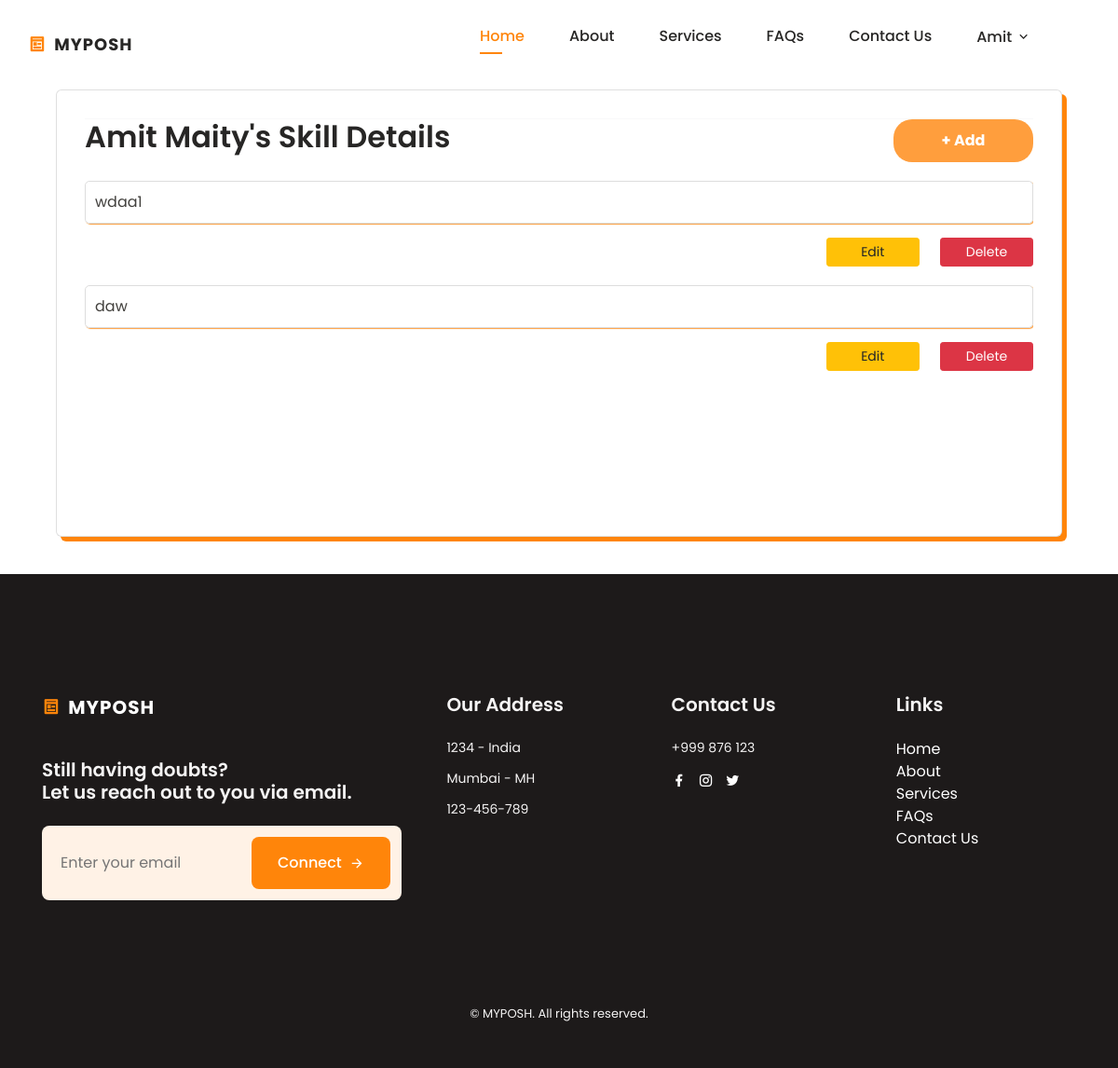
Page /profile/skill/create (signed in) on the committed database.
### posh/models.py (models this page shows)
class PoshUser(AbstractBaseUser, PermissionsMixin):
    username = models.CharField(max_length=100, unique=True, primary_key=True)
    email = models.EmailField(unique=True, blank=False)
    phone = models.CharField(max_length=15, unique=True, blank=False)
    start_date = models.DateTimeField(default=timezone.now)
    is_staff = models.BooleanField(default=False)
    is_active = models.BooleanField(default=False)
    type = models.CharField(max_length=50, blank=False)  # To distinguish between user types
    objects = PoshUserManager()
    USERNAME_FIELD = 'username'
    REQUIRED_FIELDS = ['email', 'phone']

class IndividualUser(PoshUser):
    prefix = models.CharField(max_length=10, blank=False)
    fname = models.CharField(max_length=150, blank=False)
    mname = models.CharField(max_length=150, blank=False)
    lname = models.CharField(max_length=150, blank=False)
    dob = models.DateField(blank=False)
    gender = models.CharField(max_length=10, blank=False)
    occupation = models.CharField(max_length=100, blank=False)
    state = models.CharField(max_length=100, blank=False)
    city = models.CharField(max_length=100, blank=False)
    pincode = models.CharField(max_length=10, blank=False)
    profile_pic = models.ImageField(blank=True, upload_to='users/')
    aadhar = models.CharField(max_length=20, blank=True)
    marital = models.CharField(max_length=10, blank=True)
    description = models.TextField(max_length=500, blank=True)
    current_member = models.CharField(max_length=10, blank=True)
    association = models.CharField(max_length=10, blank=True)
    firm_name = models.CharField(max_length=150, blank=True)
    firm_uid = models.CharField(max_length=15, blank=True)
    is_visible = models.BooleanField(default=False)
    timestamp = models.DateTimeField(auto_now_add=True)
    class Meta:
        verbose_name = 'Individual User'
        verbose_name_plural = 'Individual Users'

class Skill(models.Model):
    user = models.ForeignKey(settings.AUTH_USER_MODEL, on_delete=models.CASCADE, related_name='skill')
    skillsInput = models.CharField(max_length=100)

### posh/views.py (the view, shortened to what this page needs)
# urls.py: path('profile/skill/create', views.skill, name="skill"),
@login_required
def skill(request):
    user = request.user
    user = get_object_or_404(IndividualUser, username = request.user)
    skill_list = user.skill.all()  # Fetch all related education instances
    context = {
        'user': user,
        'skill_list': skill_list,
    }
    return render(request, 'skills.html', context)

### posh/templatetags/get_group.py (called while the page is built)
@register.filter(name='has_group')
def has_group(user, group_name):
    return user.groups.filter(name=group_name).exists()

### posh/templates/skills.html (shortened to what this page needs)
{% extends "base.html" %}
{% load static %}
{% block stylescss %}
<link rel="stylesheet" href="https://stackpath.bootstrapcdn.com/bootstrap/4.5.2/css/bootstrap.min.css">
<link href="https://cdn.jsdelivr.net/npm/bootstrap@4.5.0/dist/css/bootstrap.min.css" rel="stylesheet">
<link rel="stylesheet" href="{% static 'assets/css/list_item.css' %}">
<link rel="stylesheet" href="{% static 'assets/css/profile.css' %}">
<link rel="stylesheet" href="https://cdn.jsdelivr.net/npm/intl-tel-input@19.5.5/build/css/intlTelInput.css">
<link rel="stylesheet" href="https://cdnjs.cloudflare.com/ajax/libs/intl-tel-input/17.0.8/css/intlTelInput.css"/>
{% endblock %}
{% block content %}
<div class="container light-style flex-grow-1 container-p-y">
    <div class="card overflow-hidden" style="min-height: 30rem">
        <div class="row no-gutters row-bordered row-border-light">
            <div class="col-md-12">
                <div class="tab-content">
                    <div class="tab-pane fade active show" id="account-general">
                        <hr class="border-light m-0">
                        <div class="container-skill">
                            <div class="add_skills">
                                <h2>{{ user.fname }} {{ user.lname }}'s Skill Details</h2>
                                <button type='button' id="add-skill-btn" data-toggle="modal" data-target="#addSkillsModal">+ Add</button>
                            </div>
                            <div id="skill-section">
                                <ul id="skills-list">
                                    {% if skill_list %}
                                        <ul>
                                            {% for skill in skill_list %}
                                                <li>
                                                    {{ skill.skillsInput }}<br>
                                                </li>
                                                <div class="buttons">
                                                    <button class="btn btn-warning btn-sm mr-2 edit-button" data-toggle="modal" data-target="#editskillsModal" data-pk="{{ skill.id }}">Edit</button>
                                                    <a href="{% url 'delete_skill' skill.id %}">
                                                        <button class="btn btn-danger btn-sm delete-button" >Delete</button>
                                                    </a>
                                                </div>
                                            {% endfor %}
                                        </ul>
                                    {% else %}
                                        <p>No skill records found.</p>
                                    {% endif %}
                                </ul>
                            </div>
                            </div>
                            </div>
                        </div>
                    </div>
                </div>
            </div>
        </div>
{% endblock %}

### posh/templates/header.html (shortened to what this page needs)
{% load static %}
<!DOCTYPE html>
<html lang="en">
<head>
    <link href="https://cdn.jsdelivr.net/npm/remixicon@4.2.0/fonts/remixicon.css" rel="stylesheet"/>
    <link rel="stylesheet" href="https://stackpath.bootstrapcdn.com/bootstrap/4.5.2/css/bootstrap.min.css">
    <link href="https://cdn.jsdelivr.net/npm/bootstrap@4.5.0/dist/css/bootstrap.min.css" rel="stylesheet">
    <link rel="stylesheet" href="{% static 'assets/css/main.css' %}">
    <link rel="stylesheet" href="{% static 'assets/css/profile.css' %}">
</head>
<body>
    <header class="header" id="header">
        <nav class="nav container">
            <a href="{% url 'home' %}" class="nav__logo">
                <i class="ri-pages-line nav__logo-icon"></i>MYPOSH
            </a>
            <div class="nav__menu" id="nav-menu">
                <ul class="nav__list">
                    <li class="nav__item">
                        <a href="{% url 'home' %}#home" class="nav__link active-link">Home</a>
                    </li>
                    <li class="nav__item">
                        <a href="{% url 'home' %}#about" class="nav__link">About</a>
                    </li>
                    <li class="nav__item">
                        <a href="{% url 'home' %}#services" class="nav__link">Services</a>
                    </li>
                    <li class="nav__item">
                        <a href="{% url 'home' %}#faqs" class="nav__link">FAQs</a>
                    </li>
                    <li class="nav__item">
                        <a href="{% url 'home' %}#contact" class="nav__link">Contact Us</a>
                    </li>
                    {% if request.user.is_authenticated %}
                        {% load get_group %}
                        {% if request.user|has_group:"IND" %}
                            <li class="nav__item dropdown__item">
                                <div class="nav__link">
                                    {{request.user.individualuser.fname}}
                                    <i class="ri-arrow-down-s-line dropdown__arrow-down"></i>
                                </div>
                                {% endif %}
                {% endif %}
            </div>
        </nav>
    </header>

### static/assets/css/main.css (style rules this page uses)
:root { --header-height: 3.5rem; --first-color: hsl(30, 100%, 52%); --first-color-alt: hsl(29, 54%, 73%); --first-color-light: hsl(30, 100%, 85%); --first-color-lighten: hsl(30, 100%, 95%); --title-color: hsl(30, 3%, 15%); --text-color: hsl(30, 4%, 25%); --text-color-light: hsl(30, 4%, 45%); --body-color: hsl(30, 0%, 100%);; --container-color: #FFF; --background-footer-color: rgb(29, 26, 26); --footer-text-color: rgb(245, 244, 244); --body-font: 'Poppins', sans-serif; --big-font-size: 2rem; --h1-font-size: 1.5rem; --h2-font-size: 1.25rem; --h3-font-size: 1rem; --normal-font-size: .938rem; --small-font-size: .813rem; --smaller-font-size: .75rem; --font-medium: 500; --font-semi-bold: 600; --mb-0-5: .5rem; --mb-0-75: .75rem; --mb-1: 1rem; --mb-1-5: 1.5rem; --mb-2: 2rem; --mb-2-5: 2.5rem; --z-tooptip: 10; --z-fixed: 100; }
@media screen and (min-width: 1000px) { :root { --big-font-size: 3.5rem; --h1-font-size: 2.25rem; --h2-font-size: 1.5rem; --h3-font-size: 1.25rem; --normal-font-size: 1rem; --small-font-size: .875rem; --smaller-font-size: .813rem; } }
* { box-sizing: border-box; padding: 0; margin: 0; text-decoration: none !important; }
html { scroll-behavior: smooth; }
body, button, input, textarea { font-family: var(--body-font); font-size: var(--normal-font-size); }
body { margin: var(--header-height) 0 0 0; background-color: var(--body-color); color: var(--text-color); transition: .4s; }
button { cursor: pointer; border: none; outline: none; }
h1, h2, h3 { color: var(--title-color); font-weight: var(--font-semi-bold); }
ul { list-style: none; }
a { max-width: 100%; height: auto; }
.container { max-width: 968px; margin-left: var(--mb-1-5); margin-right: var(--mb-1-5); }
.header { width: 100%; background-color: var(--body-color); position: fixed; top: 0; left: 0; z-index: var(--z-fixed); transition: .4s; }
.nav { height: var(--header-height); display: flex; justify-content: space-between; align-items: center; }
.nav__logo, .nav__toggle, .nav__close { color: var(--title-color); }
.nav__logo { text-transform: uppercase; font-weight: 700; letter-spacing: 1px; display: inline-flex; align-items: center; column-gap: .5rem; transition: .3s; }
.nav__logo-icon { font-size: 1.15rem; color: var(--first-color); }
.nav__list { display: flex; flex-direction: column; row-gap: 1.5rem; }
.nav__link { color: var(--title-color); font-weight: var(--font-medium); transition: .3s; }
.active-link { position: relative; color: var(--first-color); }
.active-link::after { content: ''; position: absolute; bottom: -.5rem; left: 0; width: 50%; height: 2px; background-color: var(--first-color); }
@media screen and (min-width: 767px) { body { margin: 0; } }
@media screen and (min-width: 767px) { .nav { height: calc(var(--header-height) + 1.5rem); column-gap: 3rem; } }
@media screen and (min-width: 767px) { .nav__list { flex-direction: row; column-gap: 3rem; } }
@media screen and (min-width: 767px) { .nav__menu { margin-left: auto; margin-top: 15px; } }
@media screen and (min-width: 767px) { .dropdown__item, .dropdown__subitem { position: relative; } }
@media screen and (min-width:992px) { .container { margin-left: auto; margin-right: auto; } }
@media screen and (min-width:992px) { .nav__logo { margin-top: 15px; font-size: large; } }
@media screen and (min-width:992px) { .dropdown__item, .dropdown__subitem { position: relative; } }
@media screen and (min-width:1200px) { .nav__logo { margin-top: 15px; font-size: large; } }
@media screen and (min-width:1200px) { .dropdown__item, .dropdown__subitem { position: relative; } }
.dropdown__item { cursor: pointer; }
.dropdown__arrow-down { font-weight: initial; transition: transform .4s; }

### static/assets/css/list_item.css (style rules this page uses)
button { padding: 8px; background-color: hsl(30, 100%, 62%); color: #fff; width: 150px; font-size: large; font-weight: bolder; border-radius: 20px; border: none; cursor: pointer; }
.add_skills { display: flex; flex-direction: row; justify-content: space-between; }
#education-list li, #certification-list li, #skills-list li, #experience-list li { border: 1px solid #ddd; padding: 10px; margin-bottom: 15px; border-radius: 5px; margin-top: 20px; box-shadow: 1px 1px 1px hsl(30, 100%, 62%);; }
#skills-list li { display: flex; flex-direction: row; justify-content: flex-start; align-items: center; min-width: 100%; }
button.btn.btn-danger.btn-sm, button.btn.btn-warning.btn-sm.mr-2 { width: 100px; margin-left: 5px; }

### rows in the picture
PoshUser: user.individualuser.fname "Amit"
IndividualUser: fname "Amit", lname "Maity"
Skill: skillsInput "wdaa1"
Skill: skillsInput "daw"
